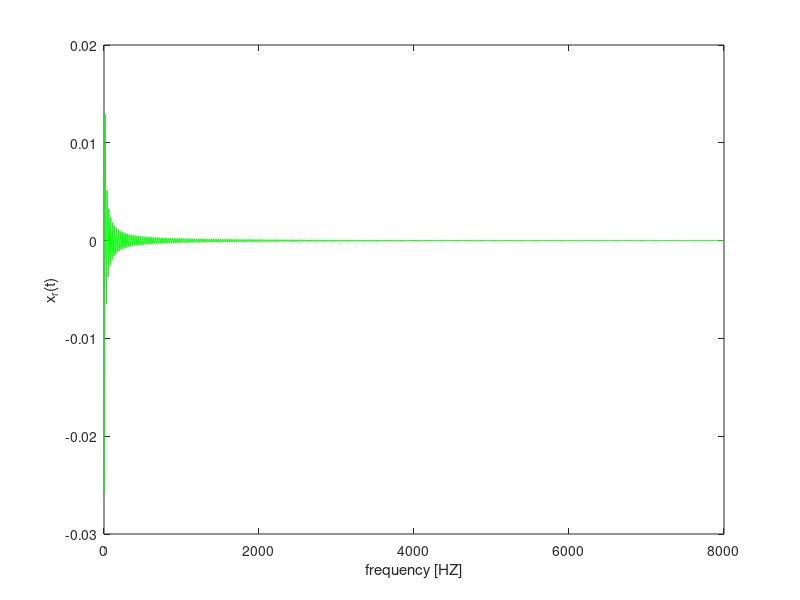

MATLAB code to generate this figure:
clc
clear all

T2 = 8;
n = 1:1000;
t = n.*T2;
X1= sinc((n.*T2)./6);
x_t = zeros(1, length(t));
for ii = 1:length(t)
    x_t(ii) = sum(X1.*(sinc(t(ii)-n.*T2)/T2));
end
figure()
plot(t, x_t, 'g');
xlabel('frequency [HZ]');
ylabel('x_{r}(t)');
